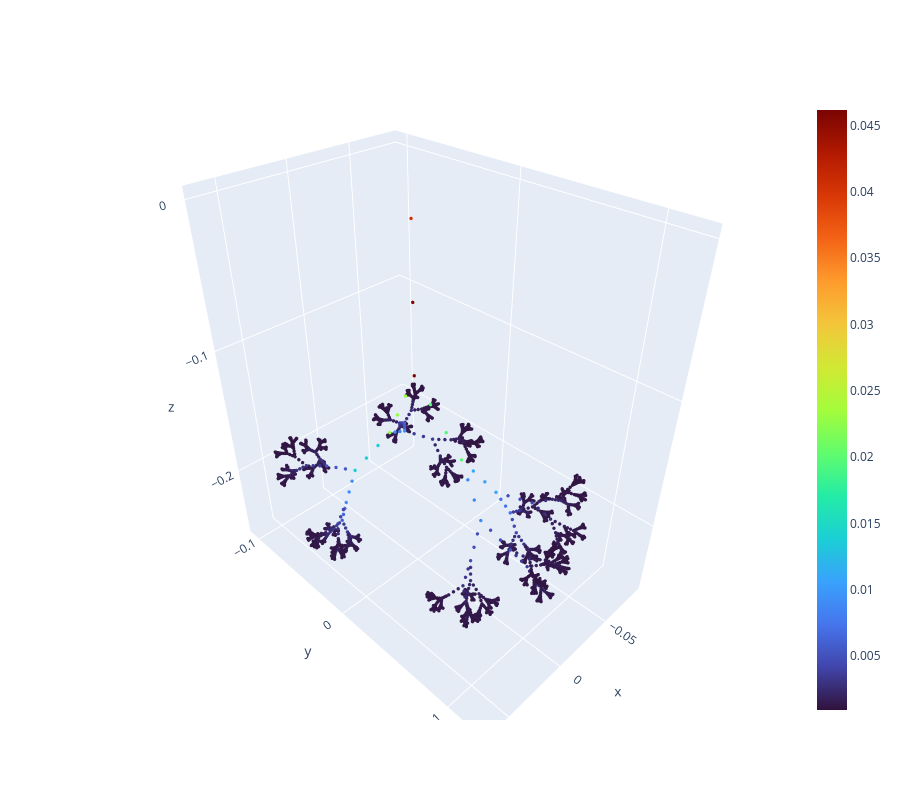
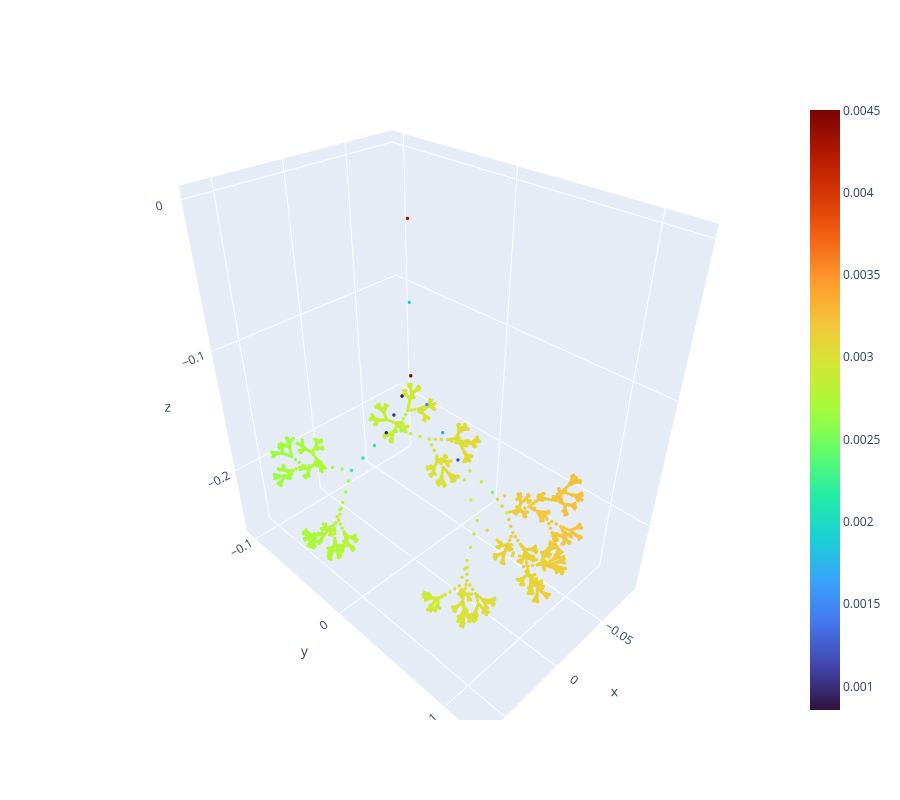

The cell these charts' notebook holds for them, in order:
### Markdown cell above
# Prediction

### Code cell
vicini = 3
edges = knn_graph(test_graph.pos, vicini)

magvel_pred = torch.norm(pred[mask,1:4], dim=-1)
press_pred = torch.norm(pred[mask,[0]], dim=-1)

colors_press_pred = press_pred
# colors2 = press_pred.cpu()-press
# colors2 = np.abs(press_pred.cpu()-press)/press
# colors2 = np.log10(np.abs(press2.cpu()-press)/press)

colors_magvel_pred = magvel_pred
# colors2 = np.abs(magvel2.cpu()-magvel)
# colors2 = np.abs(magvel2.cpu()-magvel)/magvel
# colors2 = np.log10(np.abs((magvel2.cpu() - magvel)/magvel))
# colors2 = press2.cpu() - press

print(pred[0].tolist())
colors_magvel = torch.norm(pred[...,1:4], dim=-1)
colors_press = torch.norm(pred[...,[0]], dim=-1) 

# colors3 = (colors3.cpu()-colors)
# colors3 = (np.abs((colors3.cpu()-colors)/colors))
# colors3 = np.log10(np.abs((colors3.cpu()-colors)/colors))

print_3D_graph(test_graph.pos.cpu(), edges = None, color = colors_magvel.cpu())
print_3D_graph(test_graph.pos.cpu(), edges = None, color = colors_press.cpu())

### Figure 1 — Plotly figure (JSON) as saved in the notebook; plotly's stock layout.template omitted (floating-point values rounded to 4 significant figures; data arrays with more than 128 entries replaced by an {"elided": "..."} marker saying what was removed)
{"data": [{"marker": {"color": {"elided": "3067 float values"}, "colorscale": [[0, "#30123b"], [0.07143, "#4145ab"], [0.1429, "#4675ed"], [0.2143, "#39a2fc"], [0.2857, "#1bcfd4"], [0.3571, "#24eca6"], [0.4286, "#61fc6c"], [0.5, "#a4fc3b"], [0.5714, "#d1e834"], [0.6429, "#f3c63a"], [0.7143, "#fe9b2d"], [0.7857, "#f36315"], [0.8571, "#d93806"], [0.9286, "#b11901"], [1, "#7a0402"]], "showscale": true, "size": 2}, "mode": "markers", "showlegend": false, "type": "scatter3d", "x": {"elided": "3067 float values"}, "y": {"elided": "3067 float values"}, "z": {"elided": "3067 float values"}}], "layout": {"height": 800, "scene": {"aspectmode": "data"}, "width": 900}}

### Figure 2 — Plotly figure (JSON) as saved in the notebook; plotly's stock layout.template omitted (floating-point values rounded to 4 significant figures; data arrays with more than 128 entries replaced by an {"elided": "..."} marker saying what was removed)
{"data": [{"marker": {"color": {"elided": "3067 float values"}, "colorscale": [[0, "#30123b"], [0.07143, "#4145ab"], [0.1429, "#4675ed"], [0.2143, "#39a2fc"], [0.2857, "#1bcfd4"], [0.3571, "#24eca6"], [0.4286, "#61fc6c"], [0.5, "#a4fc3b"], [0.5714, "#d1e834"], [0.6429, "#f3c63a"], [0.7143, "#fe9b2d"], [0.7857, "#f36315"], [0.8571, "#d93806"], [0.9286, "#b11901"], [1, "#7a0402"]], "showscale": true, "size": 2}, "mode": "markers", "showlegend": false, "type": "scatter3d", "x": {"elided": "3067 float values"}, "y": {"elided": "3067 float values"}, "z": {"elided": "3067 float values"}}], "layout": {"height": 800, "scene": {"aspectmode": "data"}, "width": 900}}
